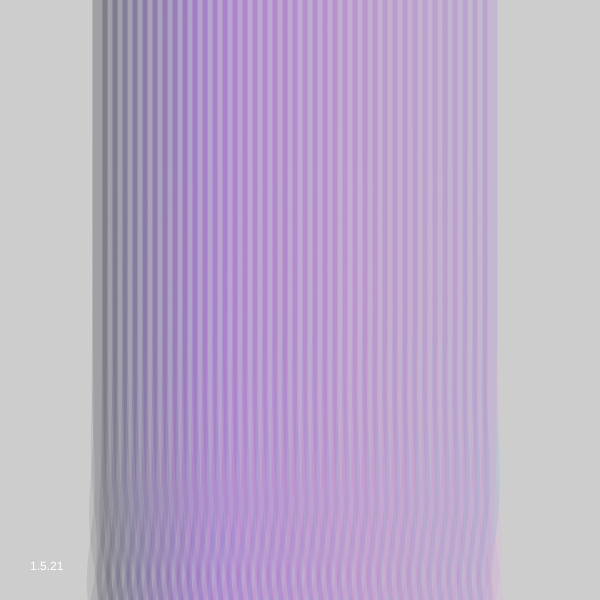
Frame 1 (no input)
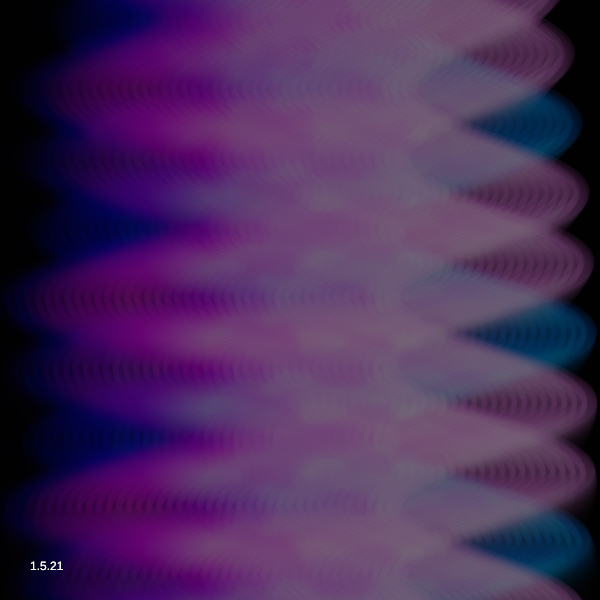
Frame 60 (no input)
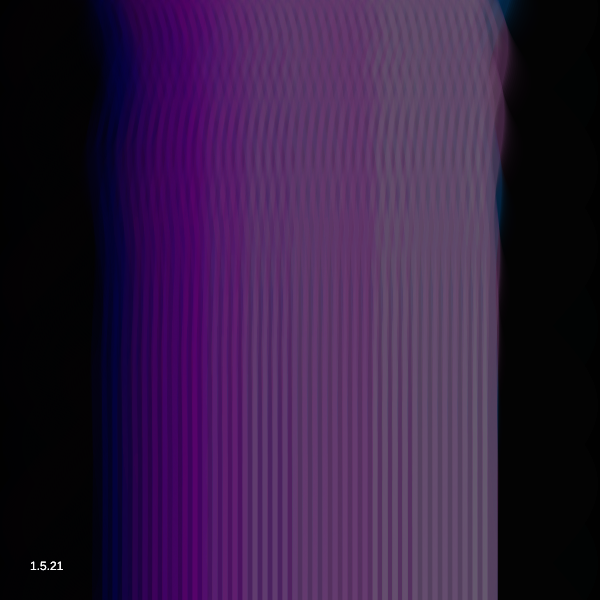
Frame 120 (the mouse pressed at the canvas centre since frame 60)

The p5.js sketch that drew these frames (run headless with seeded random() and noise() and a simulated clock; from frame 60 on, the mouse is pressed at the canvas centre):

// p5.js sketch
// ── sketch.js
/*

FORKED FROM 
 * twisted lines
 *
 * @author aadebdeb
 * @date 2017/02/04

 Fork and modifications by Nina Lutz 2020 and 2021
 */

var colors;
var type;

function setup() {
  var canvas;
  if(windowWidth>=600 && windowHeight >=600){
    canvas = createCanvas(600, 600);
  }
  else{
    canvas = createCanvas(windowWidth, windowHeight - 100);
  }

  var x = (windowWidth - width) / 2;
  var y = (windowHeight - height) / 2;

  canvas.position(x, y);
}

function draw() {

  blendMode(BLEND);
  background(0, 50)
  fill(255);
  noStroke()
  text("1.5.21", 30, height - 30)
  blendMode(EXCLUSION);
  noFill();
  strokeWeight(15);

  for(var i = 0; i < 3; i++) {
    for(var j = 0; j < 40; j++) {
    beginShape();
    stroke(i*j*10, j*3, j*20 + i*30, 20);
    for(var w = -20; w < width + 20; w += 6) {
      var h = 100;
      h += 100 * sin(w * 0.03 + frameCount * 0.07 + i * TWO_PI / 3) * pow(abs(sin(w * 0.001 + frameCount * 0.02)), 5);
      curveVertex(h + j*10, w);
    }    
    endShape();
  }
  }
  
}
